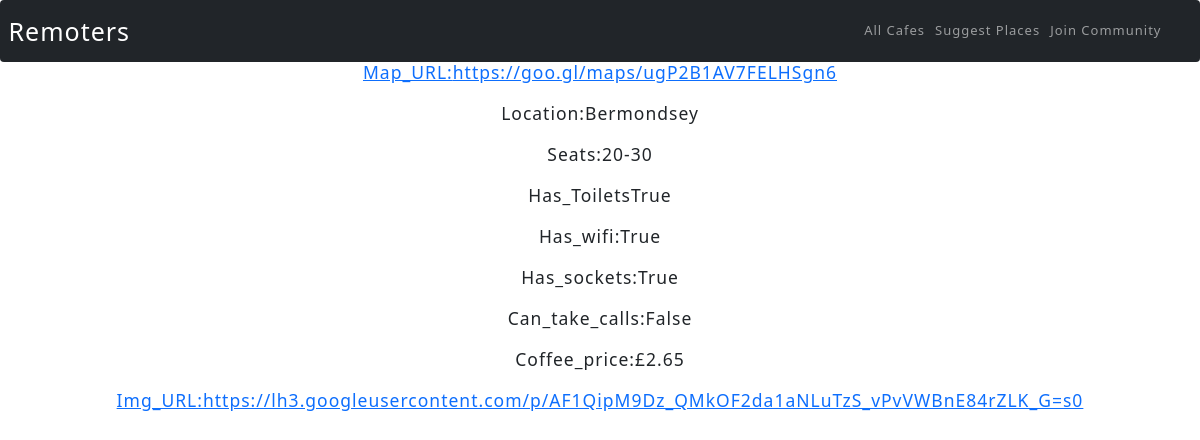
Screenshot of /cafe_amenities/5 with the database file from the repository.
### main.py (models this page shows)
class Cafe(db.Model):
      id=db.Column(db.Integer, primary_key=True)
      name = db.Column(db.String(250), unique=True, nullable=False)
      map_url = db.Column(db.String(500), nullable=False)
      img_url = db.Column(db.String(500), nullable=False)
      location = db.Column(db.String(250), nullable=False)
      seats = db.Column(db.String(250), nullable=False)
      has_toilet = db.Column(db.Boolean, nullable=False)
      has_wifi = db.Column(db.Boolean, nullable=False)
      has_sockets = db.Column(db.Boolean, nullable=False)
      can_take_calls = db.Column(db.Boolean, nullable=False)
      coffee_price = db.Column(db.String(250), nullable=True)

### main.py (the view)
@app.route("/cafe_amenities/<int:id>",methods=["GET","POST"])
def cafe_amenities(id):
      clicked_cafe=Cafe.query.get(id)
      return render_template("cafe_amenity.html", all_cafes=all_cafes,clicked_cafe=clicked_cafe)

### templates/cafe_amenity.html (shortened to what this page needs)
<!DOCTYPE html>
<html lang="en">
<head>
    {% include 'header.html' %}
</head>
<body>
<a href="#"><h3>Map_URL:{{clicked_cafe.map_url}}</h3><br></a>
<h3>Location:{{clicked_cafe.location}}</h3><br>
<h3>Seats:{{clicked_cafe.seats}}</h3><br>
<h3>Has_Toilets{{clicked_cafe.has_toilet}}</h3><br>
<h3>Has_wifi:{{clicked_cafe.has_wifi}}</h3><br>
<h3>Has_sockets:{{clicked_cafe.has_sockets}}</h3><br>
<h3>Can_take_calls:{{clicked_cafe.can_take_calls}}</h3><br>
<h3>Coffee_price:{{clicked_cafe.coffee_price}}</h3><br>
<a href="#"><h3>Img_URL:{{clicked_cafe.img_url}}</h3><br></a>
</body>
</html>

### static/styles.css (style rules this page uses)
body { text-align: center; letter-spacing: 1px; line-height:1.5; }

### rows the page displays
Cafe: map_url "https://goo.gl/maps/ugP2B1AV7FELHSgn6", location "Bermondsey", seats "20-30", has_toilet "True", has_wifi "True", has_sockets "True", can_take_calls "False", coffee_price "£2.65", img_url "https://lh3.googleusercontent.com/p/AF1QipM9Dz_QMkOF2da1aNLuTzS_vPvVWBnE84rZLK_G=s0"
